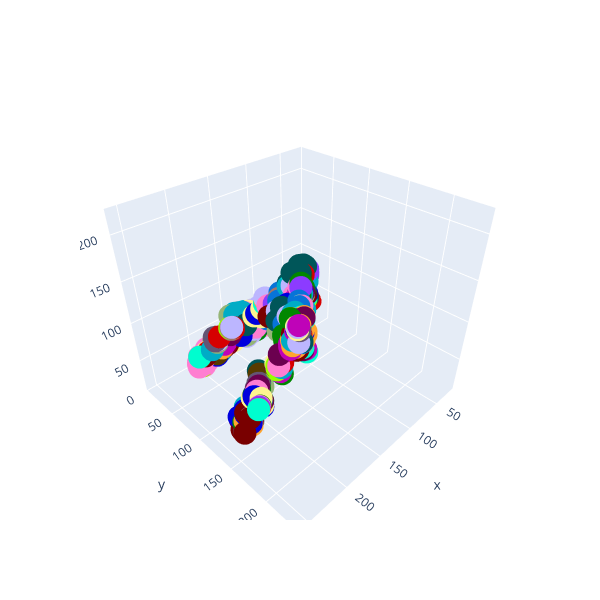

Notebook code cell kept with this figure:
### Code cell
assigns, centers = geometric_cover(points, 20, thresh=20)
print(centers.shape)
x, y, z = points.T
Figure().add_scatter3d(
    x=x, y=y, z=z, mode="markers", marker_color=scale_centers(len(centers))[assigns]
).update_layout(width=600, height=600, paper_bgcolor="rgba(0,0,0,0)")

### Figure 1 — Plotly figure (JSON) as saved in the notebook; plotly's stock layout.template omitted (floating-point values rounded to 4 significant figures; data arrays with more than 128 entries replaced by an {"elided": "..."} marker saying what was removed)
{"data": [{"marker": {"color": {"elided": "8900x3 int values"}}, "mode": "markers", "type": "scatter3d", "x": {"elided": "8900 int values"}, "y": {"elided": "8900 int values"}, "z": {"elided": "8900 int values"}}], "layout": {"height": 600, "paper_bgcolor": "rgba(0,0,0,0)", "width": 600}}
